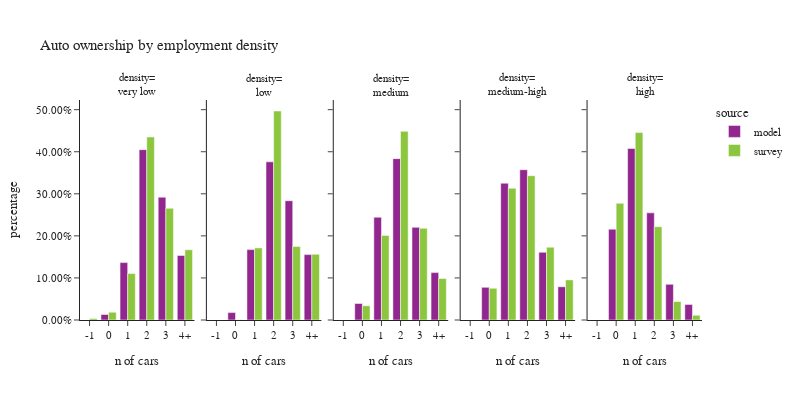

The cell this chart's notebook holds for it:
### Code cell
plot_auto(hh.dropna(subset=['emp_density_group']),'emp_density_group','employment density','density')

### Figure 1 — Plotly figure (JSON) as saved in the notebook; plotly's stock layout.template omitted (floating-point values rounded to 4 significant figures)
{"data": [{"alignmentgroup": "True", "customdata": [[0], [322], [3340], [9913], [7149], [3755]], "hovertemplate": "source=model<br>emp_density_group=very low<br>auto_ownership_simple=%{x}<br>percentage=%{y}<br>sample count=%{customdata[0]}<extra></extra>", "legendgroup": "model", "marker": {"color": "#91268F", "pattern": {"shape": ""}}, "name": "model", "offsetgroup": "model", "orientation": "v", "showlegend": true, "textposition": "auto", "type": "bar", "x": ["-1", "0", "1", "2", "3", "4+"], "xaxis": "x", "y": [0.0, 0.01315, 0.1364, 0.405, 0.292, 0.1534], "yaxis": "y"}, {"alignmentgroup": "True", "customdata": [[0], [334], [3167], [7115], [5367], [2942]], "hovertemplate": "source=model<br>emp_density_group=low<br>auto_ownership_simple=%{x}<br>percentage=%{y}<br>sample count=%{customdata[0]}<extra></extra>", "legendgroup": "model", "marker": {"color": "#91268F", "pattern": {"shape": ""}}, "name": "model", "offsetgroup": "model", "orientation": "v", "showlegend": false, "textposition": "auto", "type": "bar", "x": ["-1", "0", "1", "2", "3", "4+"], "xaxis": "x2", "y": [0.0, 0.01765, 0.1673, 0.376, 0.2836, 0.1555], "yaxis": "y2"}, {"alignmentgroup": "True", "customdata": [[0], [1702], [10605], [16649], [9558], [4889]], "hovertemplate": "source=model<br>emp_density_group=medium<br>auto_ownership_simple=%{x}<br>percentage=%{y}<br>sample count=%{customdata[0]}<extra></extra>", "legendgroup": "model", "marker": {"color": "#91268F", "pattern": {"shape": ""}}, "name": "model", "offsetgroup": "model", "orientation": "v", "showlegend": false, "textposition": "auto", "type": "bar", "x": ["-1", "0", "1", "2", "3", "4+"], "xaxis": "x3", "y": [0.0, 0.03921, 0.2443, 0.3836, 0.2202, 0.1126], "yaxis": "y3"}, {"alignmentgroup": "True", "customdata": [[0], [3368], [14112], [15505], [6989], [3431]], "hovertemplate": "source=model<br>emp_density_group=medium-high<br>auto_ownership_simple=%{x}<br>percentage=%{y}<br>sample count=%{customdata[0]}<extra></extra>", "legendgroup": "model", "marker": {"color": "#91268F", "pattern": {"shape": ""}}, "name": "model", "offsetgroup": "model", "orientation": "v", "showlegend": false, "textposition": "auto", "type": "bar", "x": ["-1", "0", "1", "2", "3", "4+"], "xaxis": "x4", "y": [0.0, 0.07759, 0.3251, 0.3572, 0.161, 0.07905], "yaxis": "y4"}, {"alignmentgroup": "True", "customdata": [[0], [9368], [17693], [11054], [3677], [1609]], "hovertemplate": "source=model<br>emp_density_group=high<br>auto_ownership_simple=%{x}<br>percentage=%{y}<br>sample count=%{customdata[0]}<extra></extra>", "legendgroup": "model", "marker": {"color": "#91268F", "pattern": {"shape": ""}}, "name": "model", "offsetgroup": "model", "orientation": "v", "showlegend": false, "textposition": "auto", "type": "bar", "x": ["-1", "0", "1", "2", "3", "4+"], "xaxis": "x5", "y": [0.0, 0.2158, 0.4077, 0.2547, 0.08472, 0.03707], "yaxis": "y5"}, {"alignmentgroup": "True", "customdata": [[1], [6], [86], [158], [55], [23]], "hovertemplate": "source=survey<br>emp_density_group=very low<br>auto_ownership_simple=%{x}<br>percentage=%{y}<br>sample count=%{customdata[0]}<extra></extra>", "legendgroup": "survey", "marker": {"color": "#8CC63E", "pattern": {"shape": ""}}, "name": "survey", "offsetgroup": "survey", "orientation": "v", "showlegend": true, "textposition": "auto", "type": "bar", "x": ["-1", "0", "1", "2", "3", "4+"], "xaxis": "x", "y": [0.003547, 0.0186, 0.1103, 0.4351, 0.2655, 0.1669], "yaxis": "y"}, {"alignmentgroup": "True", "customdata": [[0], [1], [71], [136], [44], [26]], "hovertemplate": "source=survey<br>emp_density_group=low<br>auto_ownership_simple=%{x}<br>percentage=%{y}<br>sample count=%{customdata[0]}<extra></extra>", "legendgroup": "survey", "marker": {"color": "#8CC63E", "pattern": {"shape": ""}}, "name": "survey", "offsetgroup": "survey", "orientation": "v", "showlegend": false, "textposition": "auto", "type": "bar", "x": ["-1", "0", "1", "2", "3", "4+"], "xaxis": "x2", "y": [0.0, 0.0007524, 0.1714, 0.4968, 0.1747, 0.1563], "yaxis": "y2"}, {"alignmentgroup": "True", "customdata": [[0], [19], [198], [236], [78], [33]], "hovertemplate": "source=survey<br>emp_density_group=medium<br>auto_ownership_simple=%{x}<br>percentage=%{y}<br>sample count=%{customdata[0]}<extra></extra>", "legendgroup": "survey", "marker": {"color": "#8CC63E", "pattern": {"shape": ""}}, "name": "survey", "offsetgroup": "survey", "orientation": "v", "showlegend": false, "textposition": "auto", "type": "bar", "x": ["-1", "0", "1", "2", "3", "4+"], "xaxis": "x3", "y": [0.0, 0.03392, 0.2011, 0.4485, 0.2178, 0.09863], "yaxis": "y3"}, {"alignmentgroup": "True", "customdata": [[0], [67], [374], [273], [62], [22]], "hovertemplate": "source=survey<br>emp_density_group=medium-high<br>auto_ownership_simple=%{x}<br>percentage=%{y}<br>sample count=%{customdata[0]}<extra></extra>", "legendgroup": "survey", "marker": {"color": "#8CC63E", "pattern": {"shape": ""}}, "name": "survey", "offsetgroup": "survey", "orientation": "v", "showlegend": false, "textposition": "auto", "type": "bar", "x": ["-1", "0", "1", "2", "3", "4+"], "xaxis": "x4", "y": [0.0, 0.07535, 0.3132, 0.343, 0.173, 0.09536], "yaxis": "y4"}, {"alignmentgroup": "True", "customdata": [[0], [479], [846], [231], [29], [14]], "hovertemplate": "source=survey<br>emp_density_group=high<br>auto_ownership_simple=%{x}<br>percentage=%{y}<br>sample count=%{customdata[0]}<extra></extra>", "legendgroup": "survey", "marker": {"color": "#8CC63E", "pattern": {"shape": ""}}, "name": "survey", "offsetgroup": "survey", "orientation": "v", "showlegend": false, "textposition": "auto", "type": "bar", "x": ["-1", "0", "1", "2", "3", "4+"], "xaxis": "x5", "y": [0.0, 0.2775, 0.4456, 0.2218, 0.04393, 0.01119], "yaxis": "y5"}], "layout": {"annotations": [{"font": {}, "showarrow": false, "text": "density=<br>very low", "x": 0.092, "xanchor": "center", "xref": "paper", "y": 1.0, "yanchor": "bottom", "yref": "paper"}, {"font": {}, "showarrow": false, "text": "density=<br>low", "x": 0.296, "xanchor": "center", "xref": "paper", "y": 1.0, "yanchor": "bottom", "yref": "paper"}, {"font": {}, "showarrow": false, "text": "density=<br>medium", "x": 0.5, "xanchor": "center", "xref": "paper", "y": 1.0, "yanchor": "bottom", "yref": "paper"}, {"font": {}, "showarrow": false, "text": "density=<br>medium-high", "x": 0.704, "xanchor": "center", "xref": "paper", "y": 1.0, "yanchor": "bottom", "yref": "paper"}, {"font": {}, "showarrow": false, "text": "density=<br>high", "x": 0.908, "xanchor": "center", "xref": "paper", "y": 1.0, "yanchor": "bottom", "yref": "paper"}], "barmode": "group", "font": {"size": 11}, "height": 400, "legend": {"title": {"text": "source"}, "tracegroupgap": 0}, "title": {"text": "Auto ownership by employment density"}, "width": 800, "xaxis": {"anchor": "y", "domain": [0.0, 0.184], "title": {"text": "n of cars"}}, "xaxis2": {"anchor": "y2", "domain": [0.204, 0.388], "matches": "x", "title": {"text": "n of cars"}}, "xaxis3": {"anchor": "y3", "domain": [0.408, 0.592], "matches": "x", "title": {"text": "n of cars"}}, "xaxis4": {"anchor": "y4", "domain": [0.612, 0.796], "matches": "x", "title": {"text": "n of cars"}}, "xaxis5": {"anchor": "y5", "domain": [0.816, 1.0], "matches": "x", "title": {"text": "n of cars"}}, "yaxis": {"anchor": "x", "domain": [0.0, 1.0], "tickformat": ".2%", "title": {"text": "percentage"}}, "yaxis2": {"anchor": "x2", "domain": [0.0, 1.0], "matches": "y", "showticklabels": false, "tickformat": ".2%"}, "yaxis3": {"anchor": "x3", "domain": [0.0, 1.0], "matches": "y", "showticklabels": false, "tickformat": ".2%"}, "yaxis4": {"anchor": "x4", "domain": [0.0, 1.0], "matches": "y", "showticklabels": false, "tickformat": ".2%"}, "yaxis5": {"anchor": "x5", "domain": [0.0, 1.0], "matches": "y", "showticklabels": false, "tickformat": ".2%"}}}
